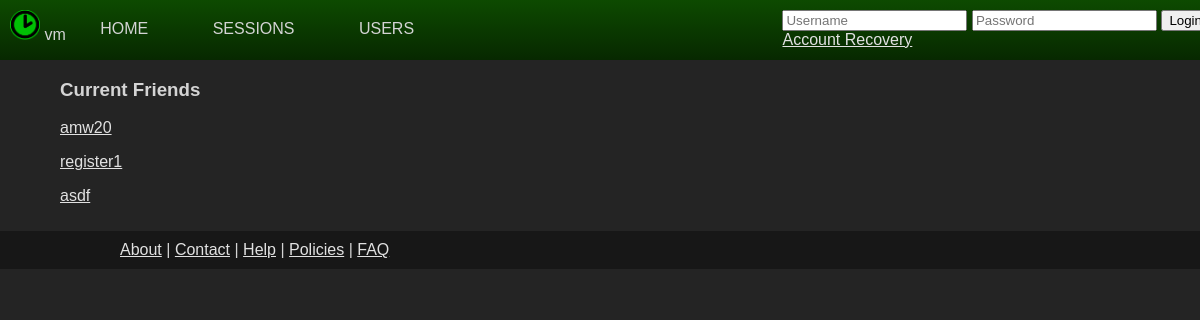
The app's page /chronosynk/user/friends/?user=1 with its own data.
### tables this page shows
CREATE TABLE IF NOT EXISTS `user` (
  `userID` int(11) NOT NULL AUTO_INCREMENT,
  `username` varchar(20) NOT NULL,
  `email` varchar(50) NOT NULL,
  `password` text NOT NULL,
  `timestamp` timestamp NOT NULL DEFAULT CURRENT_TIMESTAMP,
  `bio` varchar(1000) NOT NULL DEFAULT 'This is my bio!',
  `privacy` int(11) NOT NULL DEFAULT '0',
  `recovery` text,
  `permission` int(11) NOT NULL DEFAULT '0' COMMENT '0 = default, 10 = mod, 20 = admin',
  `emailVerify` text,
  PRIMARY KEY (`userID`)
);

### chronosynk/user/friends/index.php (the view, shortened to what this page needs)
<!DOCTYPE html PUBLIC "-//W3C//DTD XHTML 1.0 Transitional//EN" "http://www.w3.org/TR/xhtml1/DTD/xhtml1-transitional.dtd">
<html xmlns="http://www.w3.org/1999/xhtml">
<head>
</head>
<body>
	<?php
		include($_SERVER['DOCUMENT_ROOT'].'/chronosynk/includes/header.php');
		if ($_GET)
		{
			$dbConnection = new mysqli("localhost", "chronoRead", "password", "chronosynk");
			$stmt = $dbConnection->prepare('
				select fromID, u1.username as userfrom, toID, u2.username as userto, status
				from friend, user as u1, user as u2
				where (toid = ? or fromid = ?)
				and u1.userID = fromID
				and u2.userID = toID');
			$stmt->bind_param('ii', $_GET['user'], $_GET['user']);
			$stmt->execute();
			$result = $stmt->get_result();
			$acceptedFriends = '';
			$requestedFriends = '';
			$unacceptedFriends = '';
			while ($friend = $result->fetch_assoc())
			{
				if ($friend['status'] == 1)
					if ($friend['fromID'] == $_GET['user'])
						$acceptedFriends .= '<p><a href="../?user='.$friend['toID'].'">'.$friend['userto'].'</a></p>';
					else
						$acceptedFriends .= '<p><a href="../?user='.$friend['fromID'].'">'.$friend['userfrom'].'</a></p>';
				else if ($friend['status'] == 0)
					if ($friend['fromID'] == $_GET['user'])
						$requestedFriends .= '<p><a href="../?user='.$friend['toID'].'">'.$friend['userto'].'</a></p>';
					else
						$unacceptedFriends .= '<p><a href="../?user='.$friend['fromID'].'">'.$friend['userfrom'].'</a></p>';
			}
			echo '<div id="acceptedFriends">
					<h3>Current Friends</h3>'.
					$acceptedFriends.
				'</div>';
		}
		include($_SERVER['DOCUMENT_ROOT'].'/chronosynk/includes/footer.php');
	?>
</body>
</html>

### chronosynk/styles.css (style rules this page uses)
html, body { background-color: #242424; color: #D4D4D4; }
a:visited, a:link { color: #E1E1E1; }
html, body { padding: 0px; margin: 0px; font-family: Arial, Helvetica, sans-serif; }

### records on screen
user: username "amw20"
user: username "register1"
user: username "asdf"

### other values on screen
getHostByName(getHostName()) "vm"
